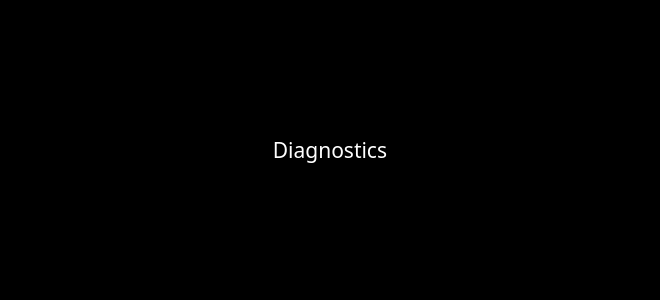
<?xml version="1.0" encoding="UTF-8"?>
<ui version="4.0">
 <class>content</class>
 <widget class="QWidget" name="content">
  <property name="geometry">
   <rect>
    <x>0</x>
    <y>0</y>
    <width>660</width>
    <height>300</height>
   </rect>
  </property>
  <property name="windowTitle">
   <string>Form</string>
  </property>
  <property name="styleSheet">
   <string notr="true">#content {
	background: black
}

* {
	color: white
}</string>
  </property>
  <widget class="QLabel" name="labe">
   <property name="geometry">
    <rect>
     <x>260</x>
     <y>120</y>
     <width>140</width>
     <height>60</height>
    </rect>
   </property>
   <property name="font">
    <font>
     <family>Montserrat</family>
     <pointsize>16</pointsize>
    </font>
   </property>
   <property name="text">
    <string>Diagnostics</string>
   </property>
   <property name="alignment">
    <set>Qt::AlignCenter</set>
   </property>
  </widget>
 </widget>
 <resources>
  <include location="res/main.qrc"/>
 </resources>
 <connections/>
</ui>
